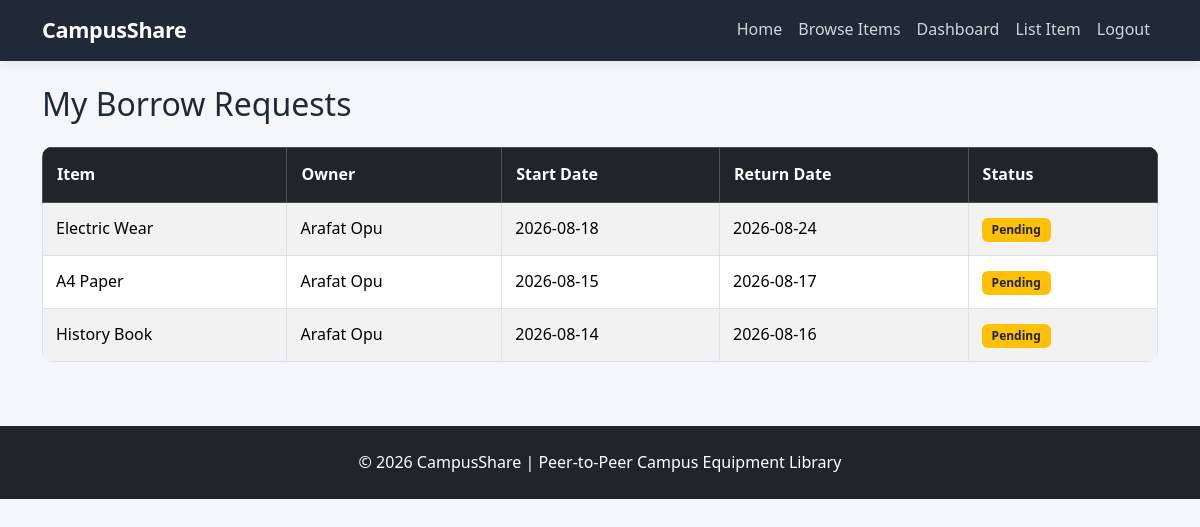
The page /my-requests.php (signed in) on the database its author committed.
### tables this page shows
CREATE TABLE `borrowrequests` (
  `RequestID` int(11) NOT NULL,
  `ItemID` int(11) NOT NULL,
  `BorrowerID` int(11) NOT NULL,
  `StartDate` date NOT NULL,
  `ReturnDate` date NOT NULL,
  `Status` enum('Pending','Approved','Rejected','Returned') DEFAULT 'Pending',
  `RequestDate` timestamp NOT NULL DEFAULT current_timestamp()
);

CREATE TABLE `items` (
  `ItemID` int(11) NOT NULL,
  `OwnerID` int(11) NOT NULL,
  `CategoryID` int(11) NOT NULL,
  `ItemName` varchar(150) NOT NULL,
  `Description` text DEFAULT NULL,
  `ItemCondition` varchar(100) DEFAULT NULL,
  `Image` varchar(255) DEFAULT NULL,
  `Availability` enum('Available','Borrowed','Unavailable') DEFAULT 'Available',
  `CreatedAt` timestamp NOT NULL DEFAULT current_timestamp()
);

CREATE TABLE `users` (
  `UserID` int(11) NOT NULL,
  `Name` varchar(100) NOT NULL,
  `UniversityID` varchar(50) NOT NULL,
  `Email` varchar(100) NOT NULL,
  `Password` varchar(255) NOT NULL,
  `Department` varchar(100) DEFAULT NULL,
  `Role` enum('student','staff','admin') DEFAULT 'student',
  `CreatedAt` timestamp NOT NULL DEFAULT current_timestamp()
);

### my-requests.php (the view, shortened to what this page needs)
<?php
include "config/database.php";
include "includes/header.php";
$userID = $_SESSION['user_id'];
$sql = "SELECT
            BorrowRequests.*,
            Items.ItemName,
            Users.Name AS OwnerName
        FROM BorrowRequests
        JOIN Items
            ON BorrowRequests.ItemID =
               Items.ItemID
        JOIN Users
            ON Items.OwnerID =
               Users.UserID
        WHERE BorrowRequests.BorrowerID = ?
        ORDER BY BorrowRequests.RequestDate DESC";
$stmt = $conn->prepare($sql);
$stmt->bind_param(
    "i",
    $userID
);
$stmt->execute();
$requests = $stmt->get_result();
?>
<h2 class="mb-4">
    My Borrow Requests
</h2>
<div class="table-responsive">
<table class="table table-bordered table-striped">
<thead class="table-dark">
<tr>
    <th>Item</th>
    <th>Owner</th>
    <th>Start Date</th>
    <th>Return Date</th>
    <th>Status</th>
</tr>
</thead>
<tbody>
<?php while (
    $request =
    $requests->fetch_assoc()
): ?>
<tr>
    <td>
        <?= htmlspecialchars(
            $request['ItemName']
        ) ?>
    </td>
    <td>
        <?= htmlspecialchars(
            $request['OwnerName']
        ) ?>
    </td>
    <td>
        <?= $request['StartDate'] ?>
    </td>
    <td>
        <?= $request['ReturnDate'] ?>
    </td>
    <td>
        <?php
        $status =
            $request['Status'];
        $badge = "bg-secondary";
        if ($status == "Pending") {
            $badge = "bg-warning text-dark";
        }
        ?>
        <span class="badge <?= $badge ?>">
            <?= $status ?>
        </span>
    </td>
</tr>
<?php endwhile; ?>
</tbody>
</table>
</div>
<?php include "includes/footer.php"; ?>

### style.css (style rules this page uses)
:root { --primary: #2563eb; --primary-dark: #1d4ed8; --dark: #1f2937; --text: #1f2937; --muted: #6b7280; --light: #f8fafc; --border: #e5e7eb; --white: #ffffff; --success: #16a34a; --danger: #dc2626; }
body { margin: 0; background: #f4f6f9; color: var(--text); font-family: "Segoe UI", Arial, sans-serif; line-height: 1.6; }
.badge { padding: 6px 10px; border-radius: 6px; font-weight: 600; }
.table { background: white; border-radius: 10px; overflow: hidden; }
.table thead { background: #1f2937; color: white; }
.table th { font-weight: 600; padding: 14px; }
.table td { padding: 13px; vertical-align: middle; }

### rows shown on the page
borrowrequests: ItemID.ItemName "Electric Wear", users.Name "Arafat Opu", StartDate "2026-08-18", ReturnDate "2026-08-24", Status "Pending"
borrowrequests: ItemID.ItemName "A4 Paper", users.Name "Arafat Opu", StartDate "2026-08-15", ReturnDate "2026-08-17", Status "Pending"
borrowrequests: ItemID.ItemName "History Book", users.Name "Arafat Opu", StartDate "2026-08-14", ReturnDate "2026-08-16", Status "Pending"
